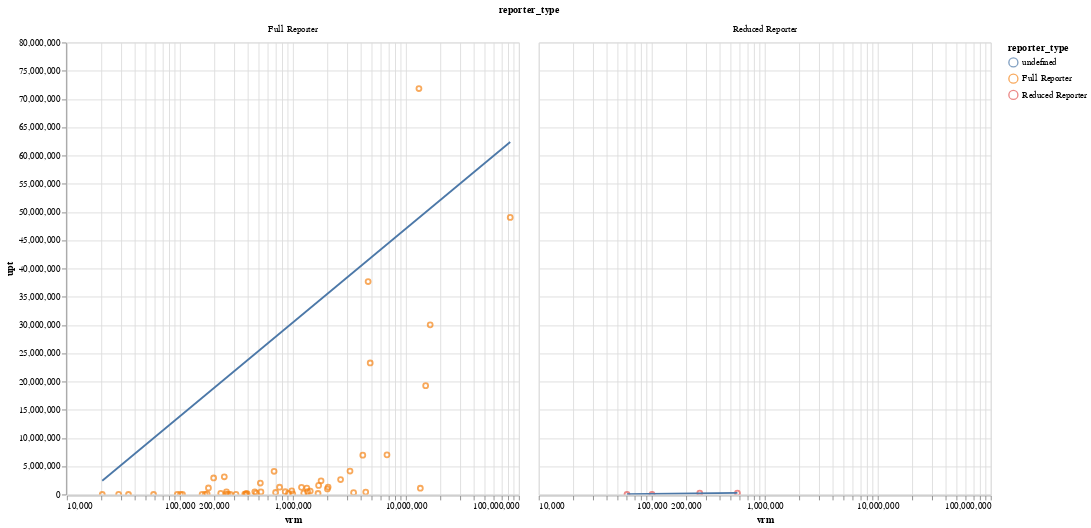

Notebook code for this chart:
### Markdown cell above
### Passengers per VRM

### Code cell
make_scatter(
    data=df[df["year"] == "2023"],
    y_ax="upt",
    x_ax="vrm",
    color="reporter_type",
    log_scale=True,
    y_scale=True
).facet(
    facet=alt.Facet("reporter_type"),
    columns=3,
)

### Figure 1 — Vega-Lite specification as saved in the notebook (floating-point values rounded to 4 significant figures)
{"config": {"view": {"continuousWidth": 300, "continuousHeight": 300}}, "data": {"name": "data-40b39abdbc8b994b31f8fc3613b12a81"}, "facet": {"field": "reporter_type", "type": "nominal"}, "spec": {"layer": [{"mark": {"type": "point"}, "encoding": {"color": {"field": "reporter_type", "type": "nominal"}, "tooltip": [{"field": "vrm", "type": "quantitative"}, {"field": "upt", "type": "quantitative"}, {"field": "agency_name", "type": "nominal"}], "x": {"field": "vrm", "scale": {"type": "log"}, "type": "quantitative"}, "y": {"field": "upt", "type": "quantitative"}}, "name": "view_19", "title": "vrm vs. upt"}, {"mark": {"type": "line"}, "encoding": {"color": {"field": "reporter_type", "type": "nominal"}, "tooltip": [{"field": "vrm", "type": "quantitative"}, {"field": "upt", "type": "quantitative"}, {"field": "agency_name", "type": "nominal"}], "x": {"field": "vrm", "scale": {"type": "log"}, "type": "quantitative"}, "y": {"field": "upt", "type": "quantitative"}}, "title": "vrm vs. upt", "transform": [{"on": "vrm", "regression": "upt"}]}], "height": 500, "width": 500}, "columns": 3, "params": [{"name": "param_19", "select": {"type": "interval", "encodings": ["x", "y"]}, "bind": "scales", "views": ["view_19"]}], "$schema": "https://vega.github.io/schema/vega-lite/v5.20.1.json", "datasets": {"data-40b39abdbc8b994b31f8fc3613b12a81": [{"agency_name": "Alameda-Contra Costa Transit District", "agency_status": "Active", "city": "Oakland", "mode": "RB", "service": "DO", "ntd_id": "90014", "reporter_type": "Full Reporter", "reporting_module": "Urban", "state": "CA", "primary_uza_name": "San Francisco--Oakland, CA", "year": "2023", "upt": 4106130, "vrh": 76821, "vrm": 681509, "opexp_total": 21949532, "RTPA": "Metropolitan Transportation Commission", "_merge": "both"}, {"agency_name": "Alameda-Contra Costa Transit District", "agency_status": "Active", "city": "Oakland", "mode": "DR", "service": "PT", "ntd_id": "90014", "reporter_type": "Full Reporter", "reporting_module": "Urban", "state": "CA", "primary_uza_name": "San Francisco--Oakland, CA", "year": "2023", "upt": 419288, "vrh": 322042, "vrm": 4411277, "opexp_total": 44057385, "RTPA": "Metropolitan Transportation Commission", "_merge": "both"}, {"agency_name": "Alameda-Contra Costa Transit District", "agency_status": "Active", "city": "Oakland", "mode": "CB", "service": "DO", "ntd_id": "90014", "reporter_type": "Full Reporter", "reporting_module": "Urban", "state": "CA", "primary_uza_name": "San Francisco--Oakland, CA", "year": "2023", "upt": 467661, "vrh": 29191, "vrm": 460017, "opexp_total": 8634025, "RTPA": "Metropolitan Transportation Commission", "_merge": "both"}, {"agency_name": "Alameda-Contra Costa Transit District", "agency_status": "Active", "city": "Oakland", "mode": "MB", "service": "DO", "ntd_id": "90014", "reporter_type": "Full Reporter", "reporting_module": "Urban", "state": "CA", "primary_uza_name": "San Francisco--Oakland, CA", "year": "2023", "upt": 30029858, "vrh": 1595492, "vrm": 16404172, "opexp_total": 454197000, "RTPA": "Metropolitan Transportation Commission", "_merge": "both"}, {"agency_name": "Alameda-Contra Costa Transit District", "agency_status": "Active", "city": "Oakland", "mode": "MB", "service": "PT", "ntd_id": "90014", "reporter_type": "Full Reporter", "reporting_module": "Urban", "state": "CA", "primary_uza_name": "San Francisco--Oakland, CA", "year": "2023", "upt": 167120, "vrh": 24136, "vrm": 393669, "opexp_total": 3568738, "RTPA": "Metropolitan Transportation Commission", "_merge": "both"}, {"agency_name": "Central Contra Costa Transit Authority (CCCTA)", "agency_status": "Active", "city": "Concord", "mode": "MB", "service": "PT", "ntd_id": "90078", "reporter_type": "Full Reporter", "reporting_module": "Urban", "state": "CA", "primary_uza_name": "Concord--Walnut Creek, CA", "year": "2023", "upt": 1803, "vrh": 2768, "vrm": 35082, "opexp_total": 307689, "RTPA": "Metropolitan Transportation Commission", "_merge": "both"}, {"agency_name": "Central Contra Costa Transit Authority (CCCTA)", "agency_status": "Active", "city": "Concord", "mode": "DR", "service": "PT", "ntd_id": "90078", "reporter_type": "Full Reporter", "reporting_module": "Urban", "state": "CA", "primary_uza_name": "Concord--Walnut Creek, CA", "year": "2023", "upt": 113535, "vrh": 61316, "vrm": 997060, "opexp_total": 7676093, "RTPA": "Metropolitan Transportation Commission", "_merge": "both"}, {"agency_name": "Central Contra Costa Transit Authority (CCCTA)", "agency_status": "Active", "city": "Concord", "mode": "MB", "service": "DO", "ntd_id": "90078", "reporter_type": "Full Reporter", "reporting_module": "Urban", "state": "CA", "primary_uza_name": "Concord--Walnut Creek, CA", "year": "2023", "upt": 2422774, "vrh": 186702, "vrm": 1775507, "opexp_total": 33022741, "RTPA": "Metropolitan Transportation Commission", "_merge": "both"}, {"agency_name": "City and County of San Francisco (SFMTA) - Transit Division", "agency_status": "Active", "city": "San Francisco", "mode": "DR", "service": "PT", "ntd_id": "90015", "reporter_type": "Full Reporter", "reporting_module": "Urban", "state": "CA", "primary_uza_name": "San Francisco--Oakland, CA", "year": "2023", "upt": 237353, "vrh": 166480, "vrm": 1248469, "opexp_total": 22581487, "RTPA": "Metropolitan Transportation Commission", "_merge": "both"}, {"agency_name": "City and County of San Francisco (SFMTA) - Transit Division", "agency_status": "Active", "city": "San Francisco", "mode": "SR", "service": "DO", "ntd_id": "90015", "reporter_type": "Full Reporter", "reporting_module": "Urban", "state": "CA", "primary_uza_name": "San Francisco--Oakland, CA", "year": "2023", "upt": 3136144, "vrh": 50301, "vrm": 247153, "opexp_total": 30162729, "RTPA": "Metropolitan Transportation Commission", "_merge": "both"}, {"agency_name": "City and County of San Francisco (SFMTA) - Transit Division", "agency_status": "Active", "city": "San Francisco", "mode": "MB", "service": "DO", "ntd_id": "90015", "reporter_type": "Full Reporter", "reporting_module": "Urban", "state": "CA", "primary_uza_name": "San Francisco--Oakland, CA", "year": "2023", "upt": 71851901, "vrh": 1661223, "vrm": 13046816, "opexp_total": 433123945, "RTPA": "Metropolitan Transportation Commission", "_merge": "both"}, {"agency_name": "City and County of San Francisco (SFMTA) - Transit Division", "agency_status": "Active", "city": "San Francisco", "mode": "CC", "service": "DO", "ntd_id": "90015", "reporter_type": "Full Reporter", "reporting_module": "Urban", "state": "CA", "primary_uza_name": "San Francisco--Oakland, CA", "year": "2023", "upt": 2926495, "vrh": 92722, "vrm": 198912, "opexp_total": 74057382, "RTPA": "Metropolitan Transportation Commission", "_merge": "both"}, {"agency_name": "City and County of San Francisco (SFMTA) - Transit Division", "agency_status": "Active", "city": "San Francisco", "mode": "LR", "service": "DO", "ntd_id": "90015", "reporter_type": "Full Reporter", "reporting_module": "Urban", "state": "CA", "primary_uza_name": "San Francisco--Oakland, CA", "year": "2023", "upt": 23281310, "vrh": 562403, "vrm": 4833132, "opexp_total": 215714649, "RTPA": "Metropolitan Transportation Commission", "_merge": "both"}, {"agency_name": "City and County of San Francisco (SFMTA) - Transit Division", "agency_status": "Active", "city": "San Francisco", "mode": "TB", "service": "DO", "ntd_id": "90015", "reporter_type": "Full Reporter", "reporting_module": "Urban", "state": "CA", "primary_uza_name": "San Francisco--Oakland, CA", "year": "2023", "upt": 37694490, "vrh": 769101, "vrm": 4631395, "opexp_total": 198854397, "RTPA": "Metropolitan Transportation Commission", "_merge": "both"}, {"agency_name": "City of Fairfield, California - Transportation Division/Public Works Department", "agency_status": "Active", "city": "Fairfield", "mode": "MB", "service": "PT", "ntd_id": "90092", "reporter_type": "Full Reporter", "reporting_module": "Urban", "state": "CA", "primary_uza_name": "Fairfield, CA", "year": "2023", "upt": 254326, "vrh": 35905, "vrm": 473294, "opexp_total": 8027285, "RTPA": "Metropolitan Transportation Commission", "_merge": "both"}, {"agency_name": "City of Fairfield, California - Transportation Division/Public Works Department", "agency_status": "Active", "city": "Fairfield", "mode": "CB", "service": "PT", "ntd_id": "90092", "reporter_type": "Full Reporter", "reporting_module": "Urban", "state": "CA", "primary_uza_name": "Fairfield, CA", "year": "2023", "upt": 7153, "vrh": 1827, "vrm": 58495, "opexp_total": 590270, "RTPA": "Metropolitan Transportation Commission", "_merge": "both"}, {"agency_name": "City of Fairfield, California - Transportation Division/Public Works Department", "agency_status": "Active", "city": "Fairfield", "mode": "DR", "service": "PT", "ntd_id": "90092", "reporter_type": "Full Reporter", "reporting_module": "Urban", "state": "CA", "primary_uza_name": "Fairfield, CA", "year": "2023", "upt": 12305, "vrh": 7457, "vrm": 94892, "opexp_total": 1571486, "RTPA": "Metropolitan Transportation Commission", "_merge": "both"}, {"agency_name": "City of Petaluma - Transit", "agency_status": "Active", "city": "Petaluma", "mode": "DR", "service": "PT", "ntd_id": "90213", "reporter_type": "Full Reporter", "reporting_module": "Urban", "state": "CA", "primary_uza_name": "Petaluma, CA", "year": "2023", "upt": 7446, "vrh": 5070, "vrm": 28711, "opexp_total": 877730, "RTPA": "Metropolitan Transportation Commission", "_merge": "both"}, {"agency_name": "City of Petaluma - Transit", "agency_status": "Active", "city": "Petaluma", "mode": "MB", "service": "PT", "ntd_id": "90213", "reporter_type": "Full Reporter", "reporting_module": "Urban", "state": "CA", "primary_uza_name": "Petaluma, CA", "year": "2023", "upt": 206161, "vrh": 18570, "vrm": 229901, "opexp_total": 2950945, "RTPA": "Metropolitan Transportation Commission", "_merge": "both"}, {"agency_name": "City of Santa Rosa - Transit Division", "agency_status": "Active", "city": "Santa Rosa", "mode": "DR", "service": "PT", "ntd_id": "90017", "reporter_type": "Full Reporter", "reporting_module": "Urban", "state": "CA", "primary_uza_name": "Santa Rosa, CA", "year": "2023", "upt": 26015, "vrh": 14352, "vrm": 157273, "opexp_total": 1485023, "RTPA": "Metropolitan Transportation Commission", "_merge": "both"}, {"agency_name": "City of Santa Rosa - Transit Division", "agency_status": "Active", "city": "Santa Rosa", "mode": "MB", "service": "DO", "ntd_id": "90017", "reporter_type": "Full Reporter", "reporting_module": "Urban", "state": "CA", "primary_uza_name": "Santa Rosa, CA", "year": "2023", "upt": 1288970, "vrh": 68026, "vrm": 761911, "opexp_total": 11995106, "RTPA": "Metropolitan Transportation Commission", "_merge": "both"}, {"agency_name": "City of Santa Rosa - Transit Division", "agency_status": "Active", "city": "Santa Rosa", "mode": "MB", "service": "PT", "ntd_id": "90017", "reporter_type": "Full Reporter", "reporting_module": "Urban", "state": "CA", "primary_uza_name": "Santa Rosa, CA", "year": "2023", "upt": 4761, "vrh": 1958, "vrm": 20558, "opexp_total": 171950, "RTPA": "Metropolitan Transportation Commission", "_merge": "both"}, {"agency_name": "City of Union City (UCT) - Public Works", "agency_status": "Active", "city": "Union City", "mode": "MB", "service": "PT", "ntd_id": "90161", "reporter_type": "Reduced Reporter", "reporting_module": "Urban", "state": "CA", "primary_uza_name": "San Francisco--Oakland, CA", "year": "2023", "upt": 242472, "vrh": 41060, "vrm": 572554, "opexp_total": 6395354, "RTPA": "Metropolitan Transportation Commission", "_merge": "both"}, {"agency_name": "City of Union City (UCT) - Public Works", "agency_status": "Active", "city": "Union City", "mode": "DR", "service": "PT", "ntd_id": "90161", "reporter_type": "Reduced Reporter", "reporting_module": "Urban", "state": "CA", "primary_uza_name": "San Francisco--Oakland, CA", "year": "2023", "upt": 16624, "vrh": 15168, "vrm": 60340, "opexp_total": 1568122, "RTPA": "Metropolitan Transportation Commission", "_merge": "both"}, {"agency_name": "City of Vacaville - Department of Public Works", "agency_status": "Active", "city": "Vacaville", "mode": "MB", "service": "PT", "ntd_id": "90155", "reporter_type": "Reduced Reporter", "reporting_module": "Urban", "state": "CA", "primary_uza_name": "Vacaville, CA", "year": "2023", "upt": 258829, "vrh": 20192, "vrm": 265713, "opexp_total": 2025216, "RTPA": "Metropolitan Transportation Commission", "_merge": "both"}, {"agency_name": "City of Vacaville - Department of Public Works", "agency_status": "Active", "city": "Vacaville", "mode": "DR", "service": "PT", "ntd_id": "90155", "reporter_type": "Reduced Reporter", "reporting_module": "Urban", "state": "CA", "primary_uza_name": "Vacaville, CA", "year": "2023", "upt": 19191, "vrh": 7602, "vrm": 100480, "opexp_total": 925817, "RTPA": "Metropolitan Transportation Commission", "_merge": "both"}, {"agency_name": "County of Sonoma (SCT) - Department of Public Infrastructure - Transit Division", "agency_status": "Active", "city": "Santa Rosa", "mode": "MB", "service": "PT", "ntd_id": "90089", "reporter_type": "Full Reporter", "reporting_module": "Urban", "state": "CA", "primary_uza_name": "Santa Rosa, CA", "year": "2023", "upt": 613031, "vrh": 87031, "vrm": 1424277, "opexp_total": 15013791, "RTPA": "Metropolitan Transportation Commission", "_merge": "both"}, {"agency_name": "County of Sonoma (SCT) - Department of Public Infrastructure - Transit Division", "agency_status": "Active", "city": "Santa Rosa", "mode": "DR", "service": "PT", "ntd_id": "90089", "reporter_type": "Full Reporter", "reporting_module": "Urban", "state": "CA", "primary_uza_name": "Santa Rosa, CA", "year": "2023", "upt": 36842, "vrh": 21885, "vrm": 313637, "opexp_total": 3264876, "RTPA": "Metropolitan Transportation Commission", "_merge": "both"}, {"agency_name": "Golden Gate Bridge, Highway and Transportation District (GGBHTD) - Golden Gate Transit; Golden Gate Ferry", "agency_status": "Active", "city": "San Francisco", "mode": "MB", "service": "DO", "ntd_id": "90016", "reporter_type": "Full Reporter", "reporting_module": "Urban", "state": "CA", "primary_uza_name": "San Francisco--Oakland, CA", "year": "2023", "upt": 1308398, "vrh": 121079, "vrm": 2049895, "opexp_total": 80128216, "RTPA": "Metropolitan Transportation Commission", "_merge": "both"}, {"agency_name": "Golden Gate Bridge, Highway and Transportation District (GGBHTD) - Golden Gate Transit; Golden Gate Ferry", "agency_status": "Active", "city": "San Francisco", "mode": "DR", "service": "PT", "ntd_id": "90016", "reporter_type": "Full Reporter", "reporting_module": "Urban", "state": "CA", "primary_uza_name": "San Francisco--Oakland, CA", "year": "2023", "upt": 12485, "vrh": 7994, "vrm": 167065, "opexp_total": 1319993, "RTPA": "Metropolitan Transportation Commission", "_merge": "both"}, {"agency_name": "Golden Gate Bridge, Highway and Transportation District (GGBHTD) - Golden Gate Transit; Golden Gate Ferry", "agency_status": "Active", "city": "San Francisco", "mode": "FB", "service": "DO", "ntd_id": "90016", "reporter_type": "Full Reporter", "reporting_module": "Urban", "state": "CA", "primary_uza_name": "San Francisco--Oakland, CA", "year": "2023", "upt": 1155682, "vrh": 15067, "vrm": 178945, "opexp_total": 38177017, "RTPA": "Metropolitan Transportation Commission", "_merge": "both"}, {"agency_name": "Livermore / Amador Valley Transit Authority (LAVTA)", "agency_status": "Active", "city": "Livermore", "mode": "MB", "service": "PT", "ntd_id": "90144", "reporter_type": "Full Reporter", "reporting_module": "Urban", "state": "CA", "primary_uza_name": "Livermore--Pleasanton--Dublin, CA", "year": "2023", "upt": 1145515, "vrh": 100598, "vrm": 1328472, "opexp_total": 17210855, "RTPA": "Metropolitan Transportation Commission", "_merge": "both"}, {"agency_name": "Marin County Transit District (MCTD)", "agency_status": "Active", "city": "San Rafael", "mode": "MB", "service": "PT", "ntd_id": "90234", "reporter_type": "Full Reporter", "reporting_module": "Urban", "state": "CA", "primary_uza_name": "San Francisco--Oakland, CA", "year": "2023", "upt": 2648326, "vrh": 182308, "vrm": 2642268, "opexp_total": 29401097, "RTPA": "Metropolitan Transportation Commission", "_merge": "both"}, {"agency_name": "Marin County Transit District (MCTD)", "agency_status": "Active", "city": "San Rafael", "mode": "DR", "service": "PT", "ntd_id": "90234", "reporter_type": "Full Reporter", "reporting_module": "Urban", "state": "CA", "primary_uza_name": "San Francisco--Oakland, CA", "year": "2023", "upt": 46102, "vrh": 21800, "vrm": 375035, "opexp_total": 4548158, "RTPA": "Metropolitan Transportation Commission", "_merge": "both"}, {"agency_name": "Metropolitan Transportation Commission (MTC) - Field Operations and Asset Management", "agency_status": "Active", "city": "San Francisco", "mode": "VP", "service": "PT", "ntd_id": "90094", "reporter_type": "Full Reporter", "reporting_module": "Urban", "state": "CA", "primary_uza_name": "San Francisco--Oakland, CA", "year": "2023", "upt": 1113315, "vrh": 283315, "vrm": 13422183, "opexp_total": 7634546, "RTPA": "Metropolitan Transportation Commission", "_merge": "both"}, {"agency_name": "Napa Valley Transportation Authority (NVTA)", "agency_status": "Active", "city": "Napa", "mode": "DR", "service": "PT", "ntd_id": "90088", "reporter_type": "Full Reporter", "reporting_module": "Urban", "state": "CA", "primary_uza_name": "Napa, CA", "year": "2023", "upt": 74829, "vrh": 32933, "vrm": 258397, "opexp_total": 3708684, "RTPA": "Metropolitan Transportation Commission", "_merge": "both"}, {"agency_name": "Napa Valley Transportation Authority (NVTA)", "agency_status": "Active", "city": "Napa", "mode": "CB", "service": "PT", "ntd_id": "90088", "reporter_type": "Full Reporter", "reporting_module": "Urban", "state": "CA", "primary_uza_name": "Napa, CA", "year": "2023", "upt": 52608, "vrh": 14470, "vrm": 383593, "opexp_total": 1798291, "RTPA": "Metropolitan Transportation Commission", "_merge": "both"}, {"agency_name": "Napa Valley Transportation Authority (NVTA)", "agency_status": "Active", "city": "Napa", "mode": "MB", "service": "PT", "ntd_id": "90088", "reporter_type": "Full Reporter", "reporting_module": "Urban", "state": "CA", "primary_uza_name": "Napa, CA", "year": "2023", "upt": 360558, "vrh": 46360, "vrm": 703324, "opexp_total": 8381444, "RTPA": "Metropolitan Transportation Commission", "_merge": "both"}, {"agency_name": "Peninsula Corridor Joint Powers Board (PCJPB)", "agency_status": "Active", "city": "San Carlos", "mode": "CR", "service": "PT", "ntd_id": "90134", "reporter_type": "Full Reporter", "reporting_module": "Urban", "state": "CA", "primary_uza_name": "San Francisco--Oakland, CA", "year": "2023", "upt": 7012116, "vrh": 214153, "vrm": 6800628, "opexp_total": 172893335, "RTPA": "Metropolitan Transportation Commission", "_merge": "both"}, {"agency_name": "San Francisco Bay Area Rapid Transit District (BART)", "agency_status": "Active", "city": "Oakland", "mode": "MG", "service": "PT", "ntd_id": "90003", "reporter_type": "Full Reporter", "reporting_module": "Urban", "state": "CA", "primary_uza_name": "San Francisco--Oakland, CA", "year": "2023", "upt": 457366, "vrh": 20044, "vrm": 258323, "opexp_total": 8377661, "RTPA": "Metropolitan Transportation Commission", "_merge": "both"}, {"agency_name": "San Francisco Bay Area Rapid Transit District (BART)", "agency_status": "Active", "city": "Oakland", "mode": "HR", "service": "DO", "ntd_id": "90003", "reporter_type": "Full Reporter", "reporting_module": "Urban", "state": "CA", "primary_uza_name": "San Francisco--Oakland, CA", "year": "2023", "upt": 49043322, "vrh": 2669501, "vrm": 83783824, "opexp_total": 754188006, "RTPA": "Metropolitan Transportation Commission", "_merge": "both"}, {"agency_name": "San Francisco Bay Area Rapid Transit District (BART)", "agency_status": "Active", "city": "Oakland", "mode": "YR", "service": "DO", "ntd_id": "90003", "reporter_type": "Full Reporter", "reporting_module": "Urban", "state": "CA", "primary_uza_name": "San Francisco--Oakland, CA", "year": "2023", "upt": 1263714, "vrh": 34529, "vrm": 1191602, "opexp_total": 19617059, "RTPA": "Metropolitan Transportation Commission", "_merge": "both"}, {"agency_name": "San Francisco Bay Area Water Emergency Transportation Authority (WETA)", "agency_status": "Active", "city": "San Francisco", "mode": "FB", "service": "PT", "ntd_id": "90225", "reporter_type": "Full Reporter", "reporting_module": "Urban", "state": "CA", "primary_uza_name": "San Francisco--Oakland, CA", "year": "2023", "upt": 2024646, "vrh": 24860, "vrm": 515185, "opexp_total": 55300017, "RTPA": "Metropolitan Transportation Commission", "_merge": "both"}, {"agency_name": "San Mateo County Transit District (SMCTD)", "agency_status": "Active", "city": "San Carlos", "mode": "DR", "service": "PT", "ntd_id": "90009", "reporter_type": "Full Reporter", "reporting_module": "Urban", "state": "CA", "primary_uza_name": "San Francisco--Oakland, CA", "year": "2023", "upt": 183772, "vrh": 122000, "vrm": 1669345, "opexp_total": 19921298, "RTPA": "Metropolitan Transportation Commission", "_merge": "both"}, {"agency_name": "San Mateo County Transit District (SMCTD)", "agency_status": "Active", "city": "San Carlos", "mode": "DR", "service": "TX", "ntd_id": "90009", "reporter_type": "Full Reporter", "reporting_module": "Urban", "state": "CA", "primary_uza_name": "San Francisco--Oakland, CA", "year": "2023", "upt": 21988, "vrh": 8770, "vrm": 279665, "opexp_total": 1815583, "RTPA": "Metropolitan Transportation Commission", "_merge": "both"}, {"agency_name": "San Mateo County Transit District (SMCTD)", "agency_status": "Active", "city": "San Carlos", "mode": "MB", "service": "DO", "ntd_id": "90009", "reporter_type": "Full Reporter", "reporting_module": "Urban", "state": "CA", "primary_uza_name": "San Francisco--Oakland, CA", "year": "2023", "upt": 6956810, "vrh": 391664, "vrm": 4155546, "opexp_total": 146336295, "RTPA": "Metropolitan Transportation Commission", "_merge": "both"}, {"agency_name": "San Mateo County Transit District (SMCTD)", "agency_status": "Active", "city": "San Carlos", "mode": "MB", "service": "PT", "ntd_id": "90009", "reporter_type": "Full Reporter", "reporting_module": "Urban", "state": "CA", "primary_uza_name": "San Francisco--Oakland, CA", "year": "2023", "upt": 1611275, "vrh": 129405, "vrm": 1689142, "opexp_total": 24474957, "RTPA": "Metropolitan Transportation Commission", "_merge": "both"}, {"agency_name": "Santa Clara Valley Transportation Authority (VTA)", "agency_status": "Active", "city": "San Jose", "mode": "MB", "service": "DO", "ntd_id": "90013", "reporter_type": "Full Reporter", "reporting_module": "Urban", "state": "CA", "primary_uza_name": "San Jose, CA", "year": "2023", "upt": 19266958, "vrh": 1279460, "vrm": 14957419, "opexp_total": 305975159, "RTPA": "Metropolitan Transportation Commission", "_merge": "both"}, {"agency_name": "Santa Clara Valley Transportation Authority (VTA)", "agency_status": "Active", "city": "San Jose", "mode": "DR", "service": "PT", "ntd_id": "90013", "reporter_type": "Full Reporter", "reporting_module": "Urban", "state": "CA", "primary_uza_name": "San Jose, CA", "year": "2023", "upt": 324434, "vrh": 207660, "vrm": 3445265, "opexp_total": 23462989, "RTPA": "Metropolitan Transportation Commission", "_merge": "both"}, {"agency_name": "Santa Clara Valley Transportation Authority (VTA)", "agency_status": "Active", "city": "San Jose", "mode": "LR", "service": "DO", "ntd_id": "90013", "reporter_type": "Full Reporter", "reporting_module": "Urban", "state": "CA", "primary_uza_name": "San Jose, CA", "year": "2023", "upt": 4147807, "vrh": 227892, "vrm": 3202370, "opexp_total": 122428199, "RTPA": "Metropolitan Transportation Commission", "_merge": "both"}, {"agency_name": "Santa Clara Valley Transportation Authority (VTA)", "agency_status": "Active", "city": "San Jose", "mode": "MB", "service": "PT", "ntd_id": "90013", "reporter_type": "Full Reporter", "reporting_module": "Urban", "state": "CA", "primary_uza_name": "San Jose, CA", "year": "2023", "upt": 114740, "vrh": 18157, "vrm": 174241, "opexp_total": 2204624, "RTPA": "Metropolitan Transportation Commission", "_merge": "both"}, {"agency_name": "Solano County Transit", "agency_status": "Active", "city": "Vallejo", "mode": "DR", "service": "PT", "ntd_id": "90232", "reporter_type": "Full Reporter", "reporting_module": "Urban", "state": "CA", "primary_uza_name": "Vallejo, CA", "year": "2023", "upt": 19352, "vrh": 9444, "vrm": 105465, "opexp_total": 1303180, "RTPA": "Metropolitan Transportation Commission", "_merge": "both"}, {"agency_name": "Solano County Transit", "agency_status": "Active", "city": "Vallejo", "mode": "MB", "service": "PT", "ntd_id": "90232", "reporter_type": "Full Reporter", "reporting_module": "Urban", "state": "CA", "primary_uza_name": "Vallejo, CA", "year": "2023", "upt": 451567, "vrh": 42289, "vrm": 521552, "opexp_total": 7161426, "RTPA": "Metropolitan Transportation Commission", "_merge": "both"}, {"agency_name": "Solano County Transit", "agency_status": "Active", "city": "Vallejo", "mode": "CB", "service": "PT", "ntd_id": "90232", "reporter_type": "Full Reporter", "reporting_module": "Urban", "state": "CA", "primary_uza_name": "Vallejo, CA", "year": "2023", "upt": 496901, "vrh": 47280, "vrm": 1349202, "opexp_total": 10041002, "RTPA": "Metropolitan Transportation Commission", "_merge": "both"}, {"agency_name": "Sonoma-Marin Area Rail Transit District (SMART)", "agency_status": "Active", "city": "Petaluma", "mode": "CR", "service": "DO", "ntd_id": "90299", "reporter_type": "Full Reporter", "reporting_module": "Urban", "state": "CA", "primary_uza_name": "Santa Rosa, CA", "year": "2023", "upt": 640099, "vrh": 34223, "vrm": 977309, "opexp_total": 30585066, "RTPA": "Metropolitan Transportation Commission", "_merge": "both"}, {"agency_name": "The Eastern Contra Costa Transit Authority", "agency_status": "Active", "city": "Antioch", "mode": "MB", "service": "PT", "ntd_id": "90162", "reporter_type": "Full Reporter", "reporting_module": "Urban", "state": "CA", "primary_uza_name": "Antioch, CA", "year": "2023", "upt": 992717, "vrh": 161342, "vrm": 2020307, "opexp_total": 24376373, "RTPA": "Metropolitan Transportation Commission", "_merge": "both"}, {"agency_name": "The Eastern Contra Costa Transit Authority", "agency_status": "Active", "city": "Antioch", "mode": "DR", "service": "TN", "ntd_id": "90162", "reporter_type": "Full Reporter", "reporting_module": "Urban", "state": "CA", "primary_uza_name": "Antioch, CA", "year": "2023", "upt": 34932, "vrh": 8879, "vrm": 266982, "opexp_total": 472320, "RTPA": "Metropolitan Transportation Commission", "_merge": "both"}, {"agency_name": "The Eastern Contra Costa Transit Authority", "agency_status": "Active", "city": "Antioch", "mode": "DR", "service": "PT", "ntd_id": "90162", "reporter_type": "Full Reporter", "reporting_module": "Urban", "state": "CA", "primary_uza_name": "Antioch, CA", "year": "2023", "upt": 184234, "vrh": 71385, "vrm": 912999, "opexp_total": 7783760, "RTPA": "Metropolitan Transportation Commission", "_merge": "both"}, {"agency_name": "Western Contra Costa Transit Authority (WCCTA )", "agency_status": "Active", "city": "Pinole", "mode": "MB", "service": "PT", "ntd_id": "90159", "reporter_type": "Full Reporter", "reporting_module": "Urban", "state": "CA", "primary_uza_name": "San Francisco--Oakland, CA", "year": "2023", "upt": 488451, "vrh": 57034, "vrm": 854789, "opexp_total": 9136815, "RTPA": "Metropolitan Transportation Commission", "_merge": "both"}, {"agency_name": "Western Contra Costa Transit Authority (WCCTA )", "agency_status": "Active", "city": "Pinole", "mode": "CB", "service": "PT", "ntd_id": "90159", "reporter_type": "Full Reporter", "reporting_module": "Urban", "state": "CA", "primary_uza_name": "San Francisco--Oakland, CA", "year": "2023", "upt": 160596, "vrh": 12947, "vrm": 385820, "opexp_total": 2374822, "RTPA": "Metropolitan Transportation Commission", "_merge": "both"}, {"agency_name": "Western Contra Costa Transit Authority (WCCTA )", "agency_status": "Active", "city": "Pinole", "mode": "DR", "service": "PT", "ntd_id": "90159", "reporter_type": "Full Reporter", "reporting_module": "Urban", "state": "CA", "primary_uza_name": "San Francisco--Oakland, CA", "year": "2023", "upt": 18873, "vrh": 9565, "vrm": 101107, "opexp_total": 1475675, "RTPA": "Metropolitan Transportation Commission", "_merge": "both"}]}}
